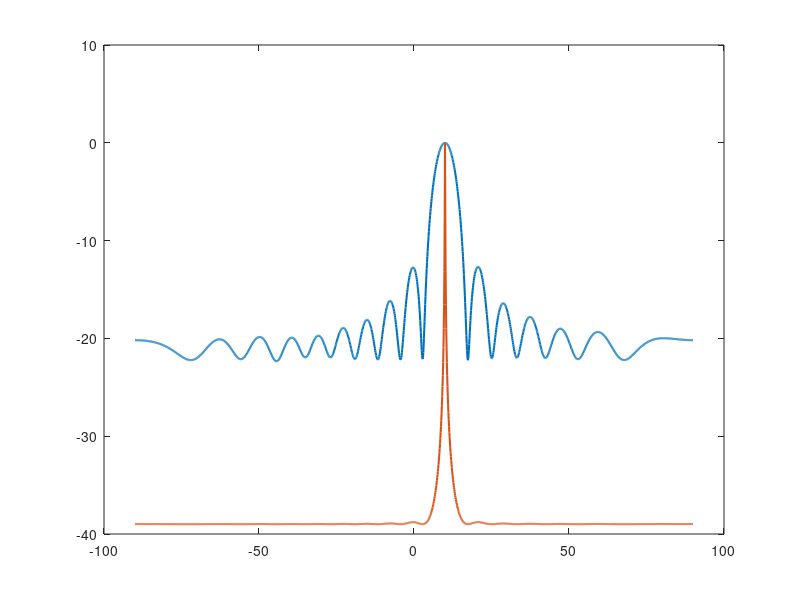

The MATLAB script that drew this image: (Note: this script raises an error after producing the figure.)
%% Array-Based DOA Estimation Using Digital Signal Processing Techniques
% EE473 Term Project
% Alperen Kahraman & Abdulhalim Kiraz

clear; clc; close all;

%% Global System Parameters
c = 3e8; % Speed of light
fc = 2.4e9; % Carrier frequency
lambda = c/fc; % Wavelength
d = lambda/2; % Distance between antennas
theta_scan = -90:0.1:90;  % Scan interval
M_default = 16; % Antenna number
N_snap_default = 1000; % Snapshot number

%% Functions for algorithms and simulations

% Main function to create simulations
function [P_BF_dB, P_MU_dB] = run_simulation(M, K, doas, N, SNR, d, lambda, scan)
    S = (randn(K, N) + 1j*randn(K, N))/sqrt(2);
    A = steering_matrix_ula(doas, M, d, lambda);
    X = generate_data(A, S, SNR);
    Rx = (X * X') / N;
    
    % Compute spatial spectrum for both methods
    P_BF = conventional_bf(Rx, M, d, lambda, scan);
    if M > K
        P_MU = music_spectrum(Rx, K, d, lambda, scan);
    else
        P_MU = zeros(size(scan));
    end
    
    % Convert to normalized dB scale for plotting
    P_BF_dB = normalize_db_eps(P_BF);
    P_MU_dB = normalize_db_eps(P_MU);
end

% Conventional Beamforming implementation
function P_BF = conventional_bf(Rx, M, d, lambda, theta_scan)
    k = 2*pi / lambda;
    m_vec = (0:M-1).';
    P_BF = zeros(size(theta_scan));
    for i = 1:length(theta_scan)
        a = exp(-1j * k * d * m_vec * sin(theta_scan(i) * pi / 180));
        w = a / M;
        P_BF(i) = real(w' * Rx * w);
    end
end

% MUSIC Implementation
function P_MU = music_spectrum(Rx, K, d, lambda, theta_scan)
    [M_curr, ~] = size(Rx); 
    [E, D] = eig(Rx);
    [~, idx] = sort(diag(D), 'descend');
    En = E(:, idx(K+1:end)); % selection of the noise eigenvectors
    k = 2*pi / lambda;
    m_vec = (0:M_curr-1).';
    P_MU = zeros(size(theta_scan));
    for i = 1:length(theta_scan)
        a = exp(-1j * k * d * m_vec * sin(theta_scan(i) * pi / 180));
        P_MU(i) = 1 / (sum(abs(En' * a).^2) + eps);
    end
end

% Forward Backward Spatial Smoothing Implementation
function Rx_ss = forward_backward_spatial_smoothing(X, M_sub)
    [M, N_snap] = size(X);
    L = M - M_sub + 1; 
    Rx_fwd = zeros(M_sub, M_sub);
    for i = 1:L
        X_sub = X(i : i+M_sub-1, :);
        Rx_fwd = Rx_fwd + (X_sub * X_sub') / N_snap;
    end
    Rx_fwd = Rx_fwd / L;
    J = fliplr(eye(M_sub)); % Exchange matrix for backward smoothing
    Rx_ss = (Rx_fwd + J * conj(Rx_fwd) * J) / 2;
end

% Steering matrix construction
function A = steering_matrix_ula(doas_deg, M, d, lambda)
    k = 2*pi / lambda;
    m_vec = (0:M-1).';
    A = zeros(M, length(doas_deg));
    for idx = 1:length(doas_deg)
        A(:, idx) = exp(-1j * k * d * m_vec * sin(doas_deg(idx) * pi / 180)); 
    end
end

% Definition of X matrix including the noise
function X = generate_data(A, S, SNR_dB)
    [M, ~] = size(A); [~, Nsnap] = size(S);
    X_sig = A * S;
    noise_power = mean(abs(X_sig(:)).^2) / (10^(SNR_dB/10));
    X = X_sig + sqrt(noise_power/2) * (randn(M, Nsnap) + 1j*randn(M, Nsnap));
end

%% Visual Formatting Helpers 

function create_comparison_plot(title_str, scan, BF1, MU1, M1, S1, N1, BF2, MU2, M2, S2, N2, true_doas)
    figure('Name', title_str);
    subplot(1, 2, 1);
    plot(scan, BF1, 'LineWidth', 1.2); hold on; plot(scan, MU1, 'LineWidth', 1.5);
    for k = 1:length(true_doas), xline(true_doas(k), '--k', 'Alpha', 0.5); end
    grid on; legend('Beamforming','MUSIC'); title(sprintf('M=%d, SNR=%d dB, N=%d', M1, S1, N1));
    ylim([-50 5]); xlim([min(true_doas)-40, max(true_doas)+40]);
    
    subplot(1, 2, 2);
    plot(scan, BF2, 'LineWidth', 1.2); hold on; plot(scan, MU2, 'LineWidth', 1.5);
    for k = 1:length(true_doas), xline(true_doas(k), '--k', 'Alpha', 0.5); end
    grid on; legend('Beamforming','MUSIC'); title(sprintf('M=%d, SNR=%d dB, N=%d', M2, S2, N2));
    ylim([-50 5]); xlim([min(true_doas)-40, max(true_doas)+40]);
    sgtitle(title_str);
end

function plot_results(scan, BF, MU, true_doas, prefix, K, M)
    figure();
    plot(scan, BF, 'LineWidth', 1.5); hold on; plot(scan, MU, 'LineWidth', 1.5);
    for k = 1:length(true_doas), xline(true_doas(k), '--k', 'LineWidth', 1); end
    grid on; legend('Beamforming','MUSIC');
    xlabel('Angle (Degrees)'); ylabel('Normalized Spectrum (dB)');
    title(sprintf('%s: K=%d, DOAs=[%s], M=%d', prefix, K, num2str(true_doas), M));
    xlim([min(true_doas)-30, max(true_doas)+30]);
end

% normalization
function P_dB = normalize_db_eps(P)
    P_dB = 10*log10(P / max(P) + eps);
end

% Plotting the true DOAs
function add_true_doa_lines(doas, K)
    yL = ylim;
    for k = 1:K, plot([doas(k) doas(k)], yL, 'k--'); end
end


%% Part 1: Simple Cases

% Simulation 1: Single Source Case 
K1 = 1; DOAs1 = [10]; SNR1 = 10;
[P_BF1, P_MU1] = run_simulation(M_default, K1, DOAs1, N_snap_default, SNR1, d, lambda, theta_scan);
plot_results(theta_scan, P_BF1, P_MU1, DOAs1, 'Simulation 1', K1, M_default);

%  Simulation 2: Two Sources Case 
K2 = 2; DOAs2 = [-10 30]; SNR2 = 10;
[P_BF2, P_MU2] = run_simulation(M_default, K2, DOAs2, N_snap_default, SNR2, d, lambda, theta_scan);
plot_results(theta_scan, P_BF2, P_MU2, DOAs2, 'Simulation 2', K2, M_default);

%  Simulation 3: Small Separation Case 
K3 = 2; DOAs3 = [10 15]; SNR3 = 10;
[P_BF3, P_MU3] = run_simulation(M_default, K3, DOAs3, N_snap_default, SNR3, d, lambda, theta_scan);
plot_results(theta_scan, P_BF3, P_MU3, DOAs3, 'Simulation 3', K3, M_default);

%% Part 2: Effects of Parameters

%  Simulation 4: Effect of Antenna Number (M) 
DOAs4 = [10 20];
[P_BF4_L, P_MU4_L] = run_simulation(4, 2, DOAs4, 1000, 10, d, lambda, theta_scan);
[P_BF4_H, P_MU4_H] = run_simulation(16, 2, DOAs4, 1000, 10, d, lambda, theta_scan);
create_comparison_plot('Effect of Antenna Number (M)', theta_scan, ...
    P_BF4_L, P_MU4_L, 4, 10, 1000, P_BF4_H, P_MU4_H, 16, 10, 1000, DOAs4);

%  Simulation 5: Effect of SNR (dB) 
DOAs5 = [-10 15];
[P_BF5_L, P_MU5_L] = run_simulation(16, 2, DOAs5, 1000, -20, d, lambda, theta_scan);
[P_BF5_H, P_MU5_H] = run_simulation(16, 2, DOAs5, 1000, 20, d, lambda, theta_scan);
create_comparison_plot('Effect of SNR (dB)', theta_scan, ...
    P_BF5_L, P_MU5_L, 16, -20, 1000, P_BF5_H, P_MU5_H, 16, 20, 1000, DOAs5);

%  Simulation 6: Effect of Snapshots (N) 
DOAs6 = [0 5];
[P_BF6_L, P_MU6_L] = run_simulation(16, 2, DOAs6, 3, 10, d, lambda, theta_scan);
[P_BF6_H, P_MU6_H] = run_simulation(16, 2, DOAs6, 1000, 10, d, lambda, theta_scan);
create_comparison_plot('Effect of Snapshots (N)', theta_scan, ...
    P_BF6_L, P_MU6_L, 16, 10, 3, P_BF6_H, P_MU6_H, 16, 10, 1000, DOAs6);

%% Part 3: Forward-Backward Spatial Smoothing Algorithm

% Setup for Coherent Sources
K_fbss = 2; doas_fbss = [-10 5]; theta_scan_fbss = -90:0.5:90;
A_fbss = steering_matrix_ula(doas_fbss, M_default, d, lambda);

% Generation of Coherent Data
s_single = (randn(1, N_snap_default) + 1j*randn(1, N_snap_default))/sqrt(2);
S_coherent = repmat(s_single, K_fbss, 1); 
X_coh = generate_data(A_fbss, S_coherent, 10);
Rx_coh = (X_coh * X_coh') / N_snap_default;

% Standard MUSIC
P_MU_fail = normalize_db_eps(music_spectrum(Rx_coh, K_fbss, d, lambda, theta_scan_fbss));

% SS-MUSIC
M_sub = 7;
Rx_smoothed = forward_backward_spatial_smoothing(X_coh, M_sub);
P_MU_smoothed = normalize_db_eps(music_spectrum(Rx_smoothed, K_fbss, d, lambda, theta_scan_fbss));

figure('Name','Coherent Sources: MUSIC vs SS-MUSIC');

% Standard MUSIC plot
subplot(2,1,1);
plot(theta_scan_fbss, P_MU_fail, 'Color', [0.8500, 0.3250, 0.0980], 'LineWidth', 1.2); hold on;
add_true_doa_lines(doas_fbss, K_fbss);
grid on; title('Coherent Signals with Standard MUSIC'); legend('Standard MUSIC', 'True DOAs');

% SS-MUSIC plot
subplot(2,1,2);
plot(theta_scan_fbss, P_MU_smoothed, 'Color', [0, 0.4470, 0.7410], 'LineWidth', 1.2); hold on;
add_true_doa_lines(doas_fbss, K_fbss);
grid on; title(['Forward-Backward Spatial Smoothing (Subarray Size: ' num2str(M_sub) ')']); legend('SS-MUSIC', 'True DOAs');
